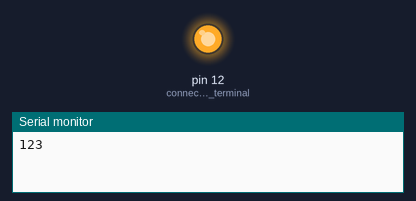
The sketch below on a simulated Arduino Uno, built with avr-gcc and run on an emulated ATmega328P. On the bench: output pins drawn as LEDs (lit = HIGH), the last lines printed to the serial monitor.

Above: at 1.0 s.
At 5.5 s:
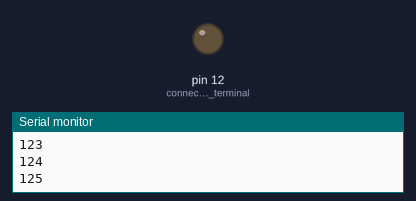
Timing chart, 0 to 6.9 s (numbered marks = the images above):
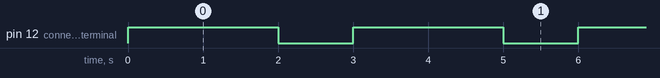

The sketch:

display_num.ino
```cpp
int num=123;

void setup() {
  // initialize digital pin LED_BUILTIN as an output.
  pinMode(12, OUTPUT);  //connect positive terminal to pin 12
  Serial.begin(9600);
  Serial.println(num);
}

// the loop function runs over and over again forever
void loop() {
  digitalWrite(12, HIGH);   // turn the LED on (HIGH is the voltage level)
  delay(2000);// wait for a second
  num=num+1;
  Serial.println(num);
  digitalWrite(12, LOW);    // turn the LED off by making the voltage LOW
  delay(1000);                       // wait for a second
}
```

Measured:
- by itself, pin 12 (connect_positive_terminal): alternates HIGH for 2.0 s and LOW for 1.0 s
